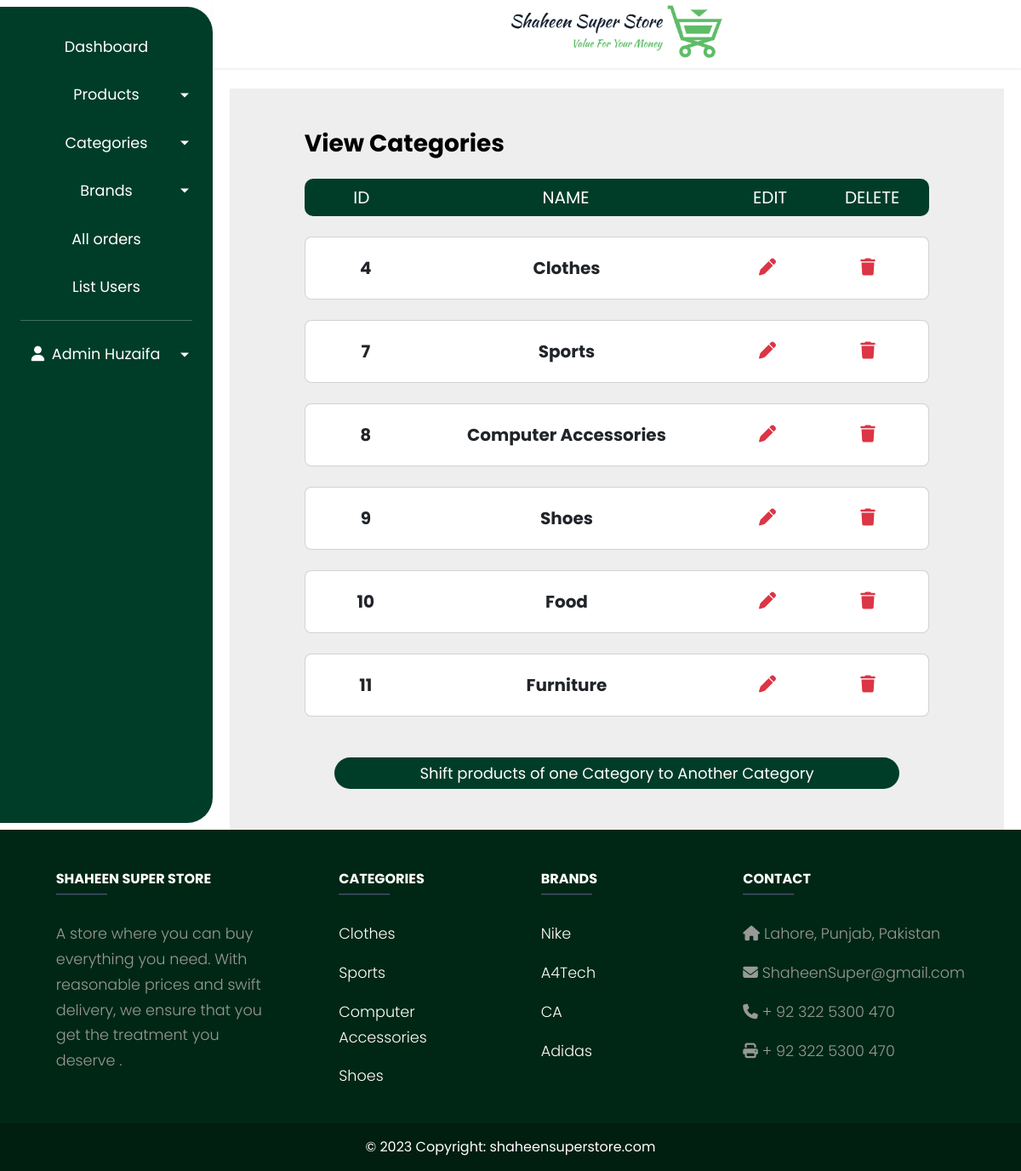
Page /admin/index.php?view_category (signed in) on the committed database.
### tables this page shows
CREATE TABLE `categories` (
  `category_id` int(11) NOT NULL,
  `category_name` varchar(50) NOT NULL
);

CREATE TABLE `brands` (
  `brand_id` int(11) NOT NULL,
  `brand_name` varchar(50) NOT NULL
);

### admin/view_categories.php (the view)
<section class="h-100 mainSection" style="background-color: #eee;">
    <div class="container h-100 py-5">
        <div class="row d-flex justify-content-center align-items-center h-100">
            <div class="col-12 col-md-10">
                <div class="d-flex justify-content-between align-items-center mb-4">
                    <h3 class="fw-normal mb-0 text-black"><b>View Categories</b></h3>
                </div>
                <?php
            $query = "SELECT * FROM categories";
            $query_result = mysqli_query($con,$query);
                $row = mysqli_num_rows($query_result);
                if ($row == 0){
                echo "<h3 class='text-center m-1'>No Categories Added</h3>";
                }
                else{
                echo"
                <div class='container-fluid text-center '>
                    <div class='row HeadingBorder mb-4'>
                        <div class='col-md-2 col-2 ProductInCart'>
                            ID
                        </div>
                        <div class='col-md-6 col-5 ProductInCart'>
                            NAME
                        </div>
                        <div class='col-md-2 col-2 ProductInCart'>
                            EDIT
                        </div>
                        <div class='col-md-2 col-3 ProductInCart'>
                            DELETE
                        </div>
                    </div>
                </div>
                ";
                while ($reader = mysqli_fetch_assoc($query_result)){
                    $category_id = $reader['category_id'];
                    $category_name = $reader['category_name'];
                echo "
                <div class='card rounded-3 mb-4'>
                    <div class='card-body p-4'>
                        <div class='row d-flex align-items-center'>
                            <div class='col-md-2 col-2 text-center'>
                                <h5 class='mb-0 ProductInCart'><b>$category_id</b></h5>
                            </div>
                            <div class='col-md-6 col-5 text-center'>
                                <h5 class='mb-0 ProductInCart'><b>$category_name</b></h5>
                            </div>
                            <div class='col-md-2 col-2 text-center'>
                            <a href='index.php?edit_category=$category_id' class='text-danger'><i class='fa-solid fa-pen fa-lg '></i></a>
                            </div>
                            <div class='col-md-2 col-3 text-center'>
                            <a href='index.php?delete_category=$category_id' class='text-danger'><i class='fas fa-trash fa-lg '></i></a>
                            </div>
                        </div>
                    </div>
                </div>
                ";
                }
            }
                ?>
            </div>
            <div class="col-md-12 mt-4 text-center">
                <button class="SubmitButton shiftButton w-75" type="button"><a href="index.php?shift_category_of_products"
                        class="nav-link">Shift
                        products of one
                        Category to Another Category</a></button>
            </div>
        </div>
    </div>
</section>

### footer.php
<div class="container-fluid p-0 ">
    <footer class="text-center text-lg-start text-white" style=" background-color: #002715">
        <div class="container text-center text-md-start ">
            <div class="row">
                <div class="col-md-3 col-lg-4 col-xl-3 mx-auto mb-4 mt-5">
                    <h6 class="text-uppercase fw-bold">Shaheen Super Store</h6>
                    <hr class="mb-4 mt-0 d-inline-block mx-auto"
                        style="width: 60px; background-color: #7c4dff; height: 2px" />
                    <p class="px-2 px-md-0">
                        A store where you can buy everything you need. With reasonable prices and swift delivery, we
                        ensure that you get the treatment you deserve .
                    </p>
                </div>
                <div class="col-md-2 col-lg-2 col-xl-2 mx-auto mb-4 mt-5 footerLinks">
                    <h6 class="text-uppercase fw-bold">Categories</h6>
                    <hr class="mb-4 mt-0 d-inline-block mx-auto"
                        style="width: 60px; background-color: #7c4dff; height: 2px" />
                    <?php
                            $query = "SELECT * FROM categories LIMIT 4";
                            $result = mysqli_query($con,$query);
                            while($reader = mysqli_fetch_assoc($result)){
                                $cat_name = $reader['category_name'];
                                $cat_id = $reader['category_id'];
                                echo"
                                <p>
                                <a href='http://shaheen-super-store.infinityfreeapp.com/index.php?category=$cat_id' class='text-white'>$cat_name</a>
                                </p>";
                            }
                        ?>
                </div>
                <div class="col-md-2 col-lg-2 col-xl-2 mx-auto mb-4 mt-5 footerLinks">
                    <h6 class="text-uppercase fw-bold">Brands</h6>
                    <hr class="mb-4 mt-0 d-inline-block mx-auto"
                        style="width: 60px; background-color: #7c4dff; height: 2px" />
                    <?php
                            $query = "SELECT * FROM brands LIMIT 4";
                            $result = mysqli_query($con,$query);
                            while($reader = mysqli_fetch_assoc($result)){
                                $brand_name = $reader['brand_name'];
                                $brand_id = $reader['brand_id'];
                                echo"
                                <p>
                                <a href='http://shaheen-super-store.infinityfreeapp.com/index.php?brand=$brand_id' class='text-white'>$brand_name</a>
                                </p>";
                            }
                        ?>
                </div>
                <div class="col-md-4 col-lg-3 col-xl-3 mx-auto mb-md-0 mb-4 mt-5 footerLinks">
                    <h6 class="text-uppercase fw-bold">Contact</h6>
                    <hr class="mb-4 mt-0 d-inline-block mx-auto"
                        style="width: 60px; background-color: #7c4dff; height: 2px" />
                    <p><i class="fas fa-home mr-3"></i> Lahore, Punjab, Pakistan</p>
                    <p><i class="fas fa-envelope mr-3"></i> ShaheenSuper@gmail.com</p>
                    <p><i class="fas fa-phone mr-3"></i> + 92 322 5300 470</p>
                    <p><i class="fas fa-print mr-3"></i> + 92 322 5300 470 </p>
                </div>
            </div>
        </div>
        <div class="text-center p-3" style="background-color: rgba(0, 0, 0, 0.2)">
            © 2023 Copyright:
            <a class="text-white" href="http://shaheen-super-store.infinityfreeapp.com/index.php">shaheensuperstore.com</a>
        </div>
    </footer>
</div>

### style.css (style rules this page uses)
* { font-family: 'Poppins', sans-serif; }
.mainSection { min-height: 100vh; position: relative; }
.HeadingBorder { background-color: #003d29; color: white; font-size: 18px; padding: 7px; border-radius:10px; }
.fa-trash { transition: transform .2s; }
.footerLinks a { text-decoration: none; }

### admin/admin.css (style rules this page uses)
p { font-family: 'Poppins', sans-serif; font-size: 1.1em; font-weight: 300; line-height: 1.7em; color: #999; }
a, a:hover, a:focus { color: inherit; text-decoration: none; transition: all 0.3s; }

### rows in the picture
categories: category_id "4", category_name "Clothes"
categories: category_id "7", category_name "Sports"
categories: category_id "8", category_name "Computer Accessories"
categories: category_id "9", category_name "Shoes"
categories: category_id "10", category_name "Food"
categories: category_id "11", category_name "Furniture"
brands: brand_name "Nike"
brands: brand_name "A4Tech"
brands: brand_name "CA"
brands: brand_name "Adidas"

### other values in the picture
$_SESSION['admin_Name'] "Admin Huzaifa"
